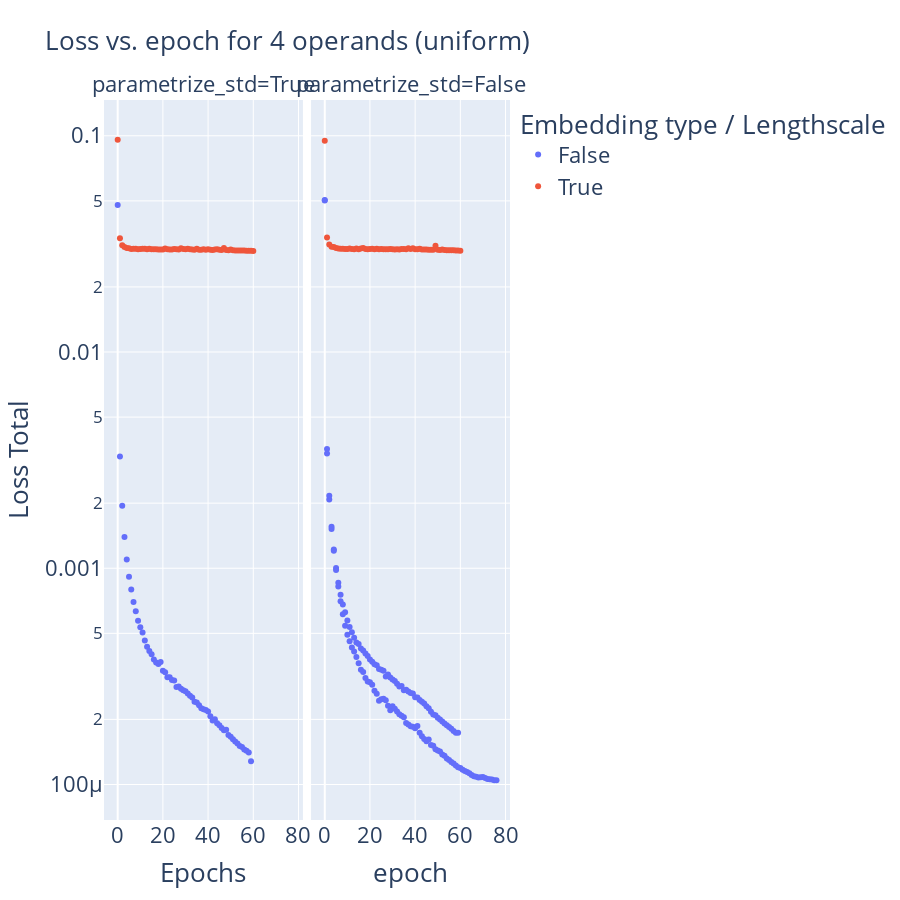

Notebook source saved alongside this figure:
### Code cell
import plotly.express as px
import numpy as np

xp_fancy_names = {
    "6_op": "6 operands (predicting RHS)",
    "4_op": "4 operands (predicting RHS)",
    "4_op_mlm": "4 operands (predicting all tokens)",
    "4_op_small_model": "4 operands (small model)",
    "4_op_uniform": "4 operands (uniform)",
    "unknown": "unknown"
}

xp_name = "4_op_uniform"
# filter
results_to_plot = results[results["experiment"] == xp_name]

filter_dic = {
    "num_layers": 6,
    #"d_model": 384,
    "dataset_path": "./data/tokenized_fad_4_op_uniform/tokenized_ds_xval"
}
# allow missing or value in filter_dic
for key, value in filter_dic.items():
    results_to_plot = results_to_plot[np.isin(results_to_plot[key], [value, "missing"])]

# print model size
print("num_layers", results_to_plot["num_layers"].unique())
print("d_model", results_to_plot["d_model"].unique())
print("nhead", results_to_plot["nhead"].unique())
print("dim_feedforward", results_to_plot["dim_feedforward"].unique())
print("dataset_path", results_to_plot["dataset_path"].unique())
# reverse_numerical_embedding
print("reverse_numerical_embedding", results_to_plot["reverse_numerical_embedding"].unique())


# fix the palette for the colors
palette = px.colors.qualitative.Plotly
palette = np.array(palette)

# remove gaussian embedding
#results_to_plot = results_to_plot[results_to_plot["embedding_type"] != "gaussian"]


#group_cols = ["epoch", "dim_feedforward", "dropout", "norm_first", "embedding_type"]
group_cols = results_to_plot.columns
#group_cols.remove(["loss_mlm", "loss_num", "loss_total", "iter"])
group_cols = [col for col in group_cols if col not in ["loss_mlm", "loss_num", "loss_total", "iter", "val_loss_mlm", "val_loss_num", "val_loss_total", "collator"]] #warning collator #TODO: normalize the name so I can use it here

#to_plot = results.groupby(group_cols).mean("loss_total").reset_index()
#also compute count, create a new column
to_plot = results_to_plot.groupby(group_cols).agg(
    loss_total=("loss_total", "mean"),
    loss_total_std=("loss_total", "std"),
    # min and max for error bars
    loss_total_min=("loss_total", "min"),
    loss_total_max=("loss_total", "max"),
    # same for val_loss
    val_loss_total=("val_loss_total", "mean"),
    val_loss_total_std=("val_loss_total", "std"),
    # min and max for error bars
    val_loss_total_min=("val_loss_total", "min"),
    val_loss_total_max=("val_loss_total", "max"),
    count=("loss_total", "count")
).reset_index()
# # convert multiindex to single index

# import numpy as np
# filter_dic = {
#     #"norm_first": True,
#     #"gaussian_embedding_normalization": "step",
#     #"d_model": "384",
# }

# to_plot = results.copy()
# for key, value in filter_dic.items():
#     to_plot = to_plot[np.isin(to_plot[key], [value, "missing"])]

#to_plot = results
#to_plot = results

#to_plot = results
#to_plot["emb_type_lengthscale"] = to_plot["embedding_type"] + "_" + to_plot["fourier_length_scale"].astype(str) + "_" + to_plot["gaussian_embedding_sd"].astype(str)

# Assuming to_plot is your DataFrame
to_plot["emb_type_lengthscale"] = np.where(
    to_plot["embedding_type"] == "linear", 
    to_plot["embedding_type"],
    np.where(
        to_plot["embedding_type"] == "fourier", 
        to_plot["embedding_type"] + " / " + to_plot["fourier_length_scale"].astype(str),
        np.where(
            to_plot["embedding_type"] == "gaussian", 
            to_plot["embedding_type"] + " / " + to_plot["gaussian_embedding_sd"].astype(str),
            to_plot["embedding_type"]  # Default case if other embedding types need handling
        )
    )
)

# filter only gaussian embedding_type
to_plot = to_plot[to_plot["embedding_type"] == "gaussian"]
#to_plot = to_plot[to_plot["epoch"]  100]
#to_plot = to_plot[np.isin(to_plot["reverse_numerical_embedding"].astype(str), [False, "missing"])]

print(to_plot["embedding_type"].unique())

# select only gaussian and linear
#to_plot = to_plot[to_plot["embedding_type"].isin(["gaussian", "linear", "missing"])]


# Assuming 'to_plot' is your DataFrame

#fig = px.line(to_plot, x="epoch", y="val_loss_total", title="Loss vs. epoch",
#                 color="emb_type_lengthscale", height=1200, hover_data=to_plot.columns)#, error_y="val_loss_total_std")

#fig = px.line(to_plot, x="epoch", y="loss_total", title=f"Loss vs. epoch for {xp_fancy_names[xp_name]}",
#    color="emb_type_lengthscale", height=900, hover_data=to_plot.columns, error_y="loss_total_std",
#    color_discrete_sequence=palette)
fig = px.scatter(to_plot, x="epoch", y="loss_total", title=f"Loss vs. epoch for {xp_fancy_names[xp_name]}",
    color="reverse_numerical_embedding", height=900, hover_data=to_plot.columns, facet_col="parametrize_std",
    color_discrete_sequence=palette)
fig.update_traces(line=dict(width=5)) 

# Make points transparent
fig.for_each_trace(lambda trace: trace.update(opacity=1.))

#log scale for y axis
fig.update_yaxes(type="log")

fig.update_layout(
    title_font_size=26,  # Bigger title text
    font=dict(
        #family="Courier New, monospace",  # You can change the font family
        size=22,  # Bigger text for axis titles, labels, and legend
        #color="RebeccaPurple"  # Just an example of changing the text color
    ),
    yaxis_title="Loss Total",  # Explicitly setting the axis title
    xaxis_title="Epochs",
    legend_title_text='Embedding type / Lengthscale'  # Bigger legend title
)

# Add annotations with 'halo'
# # Add annotations with 'halo' effect
# for trace in fig.data:
#     # Get the last point's x and y coordinates
#     last_x = trace.x[-1]
#     last_y = trace.y[-1]
#     # Get the trace's name (label)
#     trace_name = trace.name
    
#     # Define common annotation properties
#     common_annotation_args = dict(
#         x=last_x, y=last_y,
#         showarrow=False,
#         xanchor='center', yanchor='middle',
#         align='center'
#     )
    
#     # Create the 'halo' effect by adding a white background annotation slightly larger than the text
#     fig.add_annotation(text=trace_name, font=dict(size=16.5, color='white', family='Arial'),
#                        **common_annotation_args, opacity=0.7)

#     # Create the primary annotation in the trace color
#     fig.add_annotation(text=trace_name, font=dict(size=16, color=trace.marker.color, family='Arial'),
#                        **common_annotation_args)

fig.show()

### Figure 1 — Plotly figure (JSON) as saved in the notebook; plotly's stock layout.template omitted (floating-point values rounded to 4 significant figures; data arrays with more than 128 entries replaced by an {"elided": "..."} marker saying what was removed)
{"data": [{"customdata": {"elided": "60x39 mixed values"}, "hovertemplate": "reverse_numerical_embedding=%{customdata[2]}<br>parametrize_std=%{customdata[10]}<br>epoch=%{x}<br>loss_total=%{y}<br>std_dev=%{customdata[0]}<br>embedding_type=%{customdata[1]}<br>gaussian_embedding_sd=%{customdata[3]}<br>dim_feedforward=%{customdata[4]}<br>dropout=%{customdata[5]}<br>norm_first=%{customdata[6]}<br>gaussian_embedding_left_bound=%{customdata[7]}<br>gaussian_embedding_right_bound=%{customdata[8]}<br>gaussian_embedding_normalization=%{customdata[9]}<br>fourier_length_scale=%{customdata[11]}<br>fourier_kernel=%{customdata[12]}<br>num_layers=%{customdata[13]}<br>nhead=%{customdata[14]}<br>d_model=%{customdata[15]}<br>context_length=%{customdata[16]}<br>epochs=%{customdata[17]}<br>lr=%{customdata[18]}<br>weight_decay=%{customdata[19]}<br>minimum_lr=%{customdata[20]}<br>warmup_steps=%{customdata[21]}<br>batch_size=%{customdata[22]}<br>num_steps=%{customdata[23]}<br>vocab_size=%{customdata[24]}<br>mlm_probability=%{customdata[25]}<br>dataset=%{customdata[26]}<br>experiment=%{customdata[27]}<br>dataset_path=%{customdata[28]}<br>tokenizer_path=%{customdata[29]}<br>loss_total_std=%{customdata[30]}<br>loss_total_min=%{customdata[31]}<br>loss_total_max=%{customdata[32]}<br>val_loss_total=%{customdata[33]}<br>val_loss_total_std=%{customdata[34]}<br>val_loss_total_min=%{customdata[35]}<br>val_loss_total_max=%{customdata[36]}<br>count=%{customdata[37]}<br>emb_type_lengthscale=%{customdata[38]}<extra></extra>", "legendgroup": "False", "line": {"width": 5}, "marker": {"color": "#636EFA", "symbol": "circle"}, "mode": "markers", "name": "False", "opacity": 1, "orientation": "v", "showlegend": true, "type": "scatter", "x": [0, 1, 2, 3, 4, 5, 6, 7, 8, 9, 10, 11, 12, 13, 14, 15, 16, 17, 18, 19, 20, 21, 22, 23, 24, 25, 26, 27, 28, 29, 30, 31, 32, 33, 34, 35, 36, 37, 38, 39, 40, 41, 42, 43, 44, 45, 46, 47, 48, 49, 50, 51, 52, 53, 54, 55, 56, 57, 58, 59], "xaxis": "x", "y": [0.04783, 0.003283, 0.001944, 0.001396, 0.001097, 0.0009133, 0.0007979, 0.0006989, 0.0006328, 0.000572, 0.0005342, 0.0005051, 0.0004638, 0.0004336, 0.0004138, 0.0004002, 0.0003787, 0.000367, 0.0003612, 0.0003687, 0.000336, 0.0003308, 0.0003134, 0.0003132, 0.0003041, 0.0003028, 0.0002825, 0.0002839, 0.0002768, 0.0002731, 0.0002698, 0.0002636, 0.0002571, 0.0002527, 0.0002411, 0.0002391, 0.0002325, 0.0002252, 0.0002226, 0.0002208, 0.0002174, 0.000207, 0.0001979, 0.0002002, 0.0001918, 0.0001881, 0.0001823, 0.0001784, 0.000179, 0.0001696, 0.0001661, 0.000162, 0.0001579, 0.0001548, 0.0001508, 0.0001489, 0.0001452, 0.0001431, 0.0001404, 0.0001281], "yaxis": "y"}, {"customdata": {"elided": "137x39 mixed values"}, "hovertemplate": "reverse_numerical_embedding=%{customdata[2]}<br>parametrize_std=%{customdata[10]}<br>epoch=%{x}<br>loss_total=%{y}<br>std_dev=%{customdata[0]}<br>embedding_type=%{customdata[1]}<br>gaussian_embedding_sd=%{customdata[3]}<br>dim_feedforward=%{customdata[4]}<br>dropout=%{customdata[5]}<br>norm_first=%{customdata[6]}<br>gaussian_embedding_left_bound=%{customdata[7]}<br>gaussian_embedding_right_bound=%{customdata[8]}<br>gaussian_embedding_normalization=%{customdata[9]}<br>fourier_length_scale=%{customdata[11]}<br>fourier_kernel=%{customdata[12]}<br>num_layers=%{customdata[13]}<br>nhead=%{customdata[14]}<br>d_model=%{customdata[15]}<br>context_length=%{customdata[16]}<br>epochs=%{customdata[17]}<br>lr=%{customdata[18]}<br>weight_decay=%{customdata[19]}<br>minimum_lr=%{customdata[20]}<br>warmup_steps=%{customdata[21]}<br>batch_size=%{customdata[22]}<br>num_steps=%{customdata[23]}<br>vocab_size=%{customdata[24]}<br>mlm_probability=%{customdata[25]}<br>dataset=%{customdata[26]}<br>experiment=%{customdata[27]}<br>dataset_path=%{customdata[28]}<br>tokenizer_path=%{customdata[29]}<br>loss_total_std=%{customdata[30]}<br>loss_total_min=%{customdata[31]}<br>loss_total_max=%{customdata[32]}<br>val_loss_total=%{customdata[33]}<br>val_loss_total_std=%{customdata[34]}<br>val_loss_total_min=%{customdata[35]}<br>val_loss_total_max=%{customdata[36]}<br>count=%{customdata[37]}<br>emb_type_lengthscale=%{customdata[38]}<extra></extra>", "legendgroup": "False", "line": {"width": 5}, "marker": {"color": "#636EFA", "symbol": "circle"}, "mode": "markers", "name": "False", "opacity": 1, "orientation": "v", "showlegend": false, "type": "scatter", "x": {"elided": "137 int values"}, "xaxis": "x2", "y": {"elided": "137 float values"}, "yaxis": "y2"}, {"customdata": {"elided": "61x39 mixed values"}, "hovertemplate": "reverse_numerical_embedding=%{customdata[2]}<br>parametrize_std=%{customdata[10]}<br>epoch=%{x}<br>loss_total=%{y}<br>std_dev=%{customdata[0]}<br>embedding_type=%{customdata[1]}<br>gaussian_embedding_sd=%{customdata[3]}<br>dim_feedforward=%{customdata[4]}<br>dropout=%{customdata[5]}<br>norm_first=%{customdata[6]}<br>gaussian_embedding_left_bound=%{customdata[7]}<br>gaussian_embedding_right_bound=%{customdata[8]}<br>gaussian_embedding_normalization=%{customdata[9]}<br>fourier_length_scale=%{customdata[11]}<br>fourier_kernel=%{customdata[12]}<br>num_layers=%{customdata[13]}<br>nhead=%{customdata[14]}<br>d_model=%{customdata[15]}<br>context_length=%{customdata[16]}<br>epochs=%{customdata[17]}<br>lr=%{customdata[18]}<br>weight_decay=%{customdata[19]}<br>minimum_lr=%{customdata[20]}<br>warmup_steps=%{customdata[21]}<br>batch_size=%{customdata[22]}<br>num_steps=%{customdata[23]}<br>vocab_size=%{customdata[24]}<br>mlm_probability=%{customdata[25]}<br>dataset=%{customdata[26]}<br>experiment=%{customdata[27]}<br>dataset_path=%{customdata[28]}<br>tokenizer_path=%{customdata[29]}<br>loss_total_std=%{customdata[30]}<br>loss_total_min=%{customdata[31]}<br>loss_total_max=%{customdata[32]}<br>val_loss_total=%{customdata[33]}<br>val_loss_total_std=%{customdata[34]}<br>val_loss_total_min=%{customdata[35]}<br>val_loss_total_max=%{customdata[36]}<br>count=%{customdata[37]}<br>emb_type_lengthscale=%{customdata[38]}<extra></extra>", "legendgroup": "True", "line": {"width": 5}, "marker": {"color": "#EF553B", "symbol": "circle"}, "mode": "markers", "name": "True", "opacity": 1, "orientation": "v", "showlegend": true, "type": "scatter", "x": [0, 1, 2, 3, 4, 5, 6, 7, 8, 9, 10, 11, 12, 13, 14, 15, 16, 17, 18, 19, 20, 21, 22, 23, 24, 25, 26, 27, 28, 29, 30, 31, 32, 33, 34, 35, 36, 37, 38, 39, 40, 41, 42, 43, 44, 45, 46, 47, 48, 49, 50, 51, 52, 53, 54, 55, 56, 57, 58, 59, 60], "xaxis": "x", "y": [0.09586, 0.03359, 0.03118, 0.03055, 0.03025, 0.03022, 0.02999, 0.03003, 0.03, 0.02991, 0.02995, 0.03002, 0.03006, 0.02988, 0.03002, 0.02989, 0.02984, 0.0299, 0.0298, 0.0298, 0.02979, 0.03014, 0.02985, 0.02977, 0.02982, 0.02992, 0.02986, 0.02981, 0.0302, 0.02999, 0.02988, 0.03005, 0.02987, 0.02979, 0.02973, 0.03005, 0.02975, 0.02969, 0.0299, 0.02971, 0.02984, 0.0297, 0.02963, 0.02983, 0.02985, 0.02973, 0.02963, 0.03029, 0.02962, 0.02957, 0.02978, 0.02957, 0.02948, 0.02946, 0.02947, 0.02946, 0.02945, 0.0294, 0.02938, 0.02937, 0.02935], "yaxis": "y"}, {"customdata": {"elided": "61x39 mixed values"}, "hovertemplate": "reverse_numerical_embedding=%{customdata[2]}<br>parametrize_std=%{customdata[10]}<br>epoch=%{x}<br>loss_total=%{y}<br>std_dev=%{customdata[0]}<br>embedding_type=%{customdata[1]}<br>gaussian_embedding_sd=%{customdata[3]}<br>dim_feedforward=%{customdata[4]}<br>dropout=%{customdata[5]}<br>norm_first=%{customdata[6]}<br>gaussian_embedding_left_bound=%{customdata[7]}<br>gaussian_embedding_right_bound=%{customdata[8]}<br>gaussian_embedding_normalization=%{customdata[9]}<br>fourier_length_scale=%{customdata[11]}<br>fourier_kernel=%{customdata[12]}<br>num_layers=%{customdata[13]}<br>nhead=%{customdata[14]}<br>d_model=%{customdata[15]}<br>context_length=%{customdata[16]}<br>epochs=%{customdata[17]}<br>lr=%{customdata[18]}<br>weight_decay=%{customdata[19]}<br>minimum_lr=%{customdata[20]}<br>warmup_steps=%{customdata[21]}<br>batch_size=%{customdata[22]}<br>num_steps=%{customdata[23]}<br>vocab_size=%{customdata[24]}<br>mlm_probability=%{customdata[25]}<br>dataset=%{customdata[26]}<br>experiment=%{customdata[27]}<br>dataset_path=%{customdata[28]}<br>tokenizer_path=%{customdata[29]}<br>loss_total_std=%{customdata[30]}<br>loss_total_min=%{customdata[31]}<br>loss_total_max=%{customdata[32]}<br>val_loss_total=%{customdata[33]}<br>val_loss_total_std=%{customdata[34]}<br>val_loss_total_min=%{customdata[35]}<br>val_loss_total_max=%{customdata[36]}<br>count=%{customdata[37]}<br>emb_type_lengthscale=%{customdata[38]}<extra></extra>", "legendgroup": "True", "line": {"width": 5}, "marker": {"color": "#EF553B", "symbol": "circle"}, "mode": "markers", "name": "True", "opacity": 1, "orientation": "v", "showlegend": false, "type": "scatter", "x": [0, 1, 2, 3, 4, 5, 6, 7, 8, 9, 10, 11, 12, 13, 14, 15, 16, 17, 18, 19, 20, 21, 22, 23, 24, 25, 26, 27, 28, 29, 30, 31, 32, 33, 34, 35, 36, 37, 38, 39, 40, 41, 42, 43, 44, 45, 46, 47, 48, 49, 50, 51, 52, 53, 54, 55, 56, 57, 58, 59, 60], "xaxis": "x2", "y": [0.09478, 0.03388, 0.03143, 0.03066, 0.03057, 0.03031, 0.03008, 0.03005, 0.03002, 0.02999, 0.02993, 0.03008, 0.02995, 0.02986, 0.03013, 0.0299, 0.03013, 0.03029, 0.02993, 0.02986, 0.02999, 0.03007, 0.0299, 0.03007, 0.02985, 0.02996, 0.02991, 0.02991, 0.02991, 0.02992, 0.02985, 0.02982, 0.02983, 0.0298, 0.02991, 0.02998, 0.02989, 0.03023, 0.02997, 0.03022, 0.02985, 0.02987, 0.03, 0.0298, 0.02978, 0.02979, 0.02974, 0.02969, 0.02971, 0.03101, 0.0297, 0.02964, 0.02978, 0.02965, 0.02958, 0.02957, 0.02956, 0.02953, 0.02944, 0.02944, 0.02944], "yaxis": "y2"}], "layout": {"annotations": [{"font": {}, "showarrow": false, "text": "parametrize_std=True", "x": 0.245, "xanchor": "center", "xref": "paper", "y": 1, "yanchor": "bottom", "yref": "paper"}, {"font": {}, "showarrow": false, "text": "parametrize_std=False", "x": 0.755, "xanchor": "center", "xref": "paper", "y": 1, "yanchor": "bottom", "yref": "paper"}], "font": {"size": 22}, "height": 900, "legend": {"title": {"text": "Embedding type / Lengthscale"}, "tracegroupgap": 0}, "title": {"font": {"size": 26}, "text": "Loss vs. epoch for 4 operands (uniform)"}, "xaxis": {"anchor": "y", "domain": [0, 0.49], "title": {"text": "Epochs"}}, "xaxis2": {"anchor": "y2", "domain": [0.51, 1], "matches": "x", "title": {"text": "epoch"}}, "yaxis": {"anchor": "x", "domain": [0, 1], "title": {"text": "Loss Total"}, "type": "log"}, "yaxis2": {"anchor": "x2", "domain": [0, 1], "matches": "y", "showticklabels": false, "type": "log"}}}
